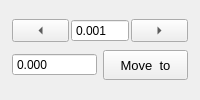
                  <widget class="QFrame" name="stage1Manual">
                   <property name="mytype" stdset="0">
                    <string>inst_manu</string>
                   </property>
                   <layout class="QVBoxLayout" name="verticalLayout_54">
                    <property name="spacing">
                     <number>0</number>
                    </property>
                    <property name="leftMargin">
                     <number>12</number>
                    </property>
                    <property name="rightMargin">
                     <number>12</number>
                    </property>
                    <item>
                     <layout class="QHBoxLayout" name="horizontalLayout_20">
                      <property name="spacing">
                       <number>2</number>
                      </property>
                      <item>
                       <widget class="QToolButton" name="stage1JogL">
                        <property name="sizePolicy">
                         <sizepolicy hsizetype="Expanding" vsizetype="Fixed">
                          <horstretch>0</horstretch>
                          <verstretch>0</verstretch>
                         </sizepolicy>
                        </property>
                        <property name="minimumSize">
                         <size>
                          <width>0</width>
                          <height>0</height>
                         </size>
                        </property>
                        <property name="maximumSize">
                         <size>
                          <width>16777215</width>
                          <height>16777215</height>
                         </size>
                        </property>
                        <property name="text">
                         <string>...</string>
                        </property>
                        <property name="toolButtonStyle">
                         <enum>Qt::ToolButtonStyle::ToolButtonIconOnly</enum>
                        </property>
                        <property name="arrowType">
                         <enum>Qt::ArrowType::LeftArrow</enum>
                        </property>
                        <property name="mytype" stdset="0">
                         <string>arrowbutton</string>
                        </property>
                       </widget>
                      </item>
                      <item>
                       <widget class="QDoubleSpinBox" name="stage1JogStep">
                        <property name="sizePolicy">
                         <sizepolicy hsizetype="Expanding" vsizetype="Fixed">
                          <horstretch>0</horstretch>
                          <verstretch>0</verstretch>
                         </sizepolicy>
                        </property>
                        <property name="maximumSize">
                         <size>
                          <width>16777215</width>
                          <height>16777215</height>
                         </size>
                        </property>
                        <property name="buttonSymbols">
                         <enum>QAbstractSpinBox::ButtonSymbols::NoButtons</enum>
                        </property>
                        <property name="decimals">
                         <number>3</number>
                        </property>
                        <property name="minimum">
                         <double>-26.000000000000000</double>
                        </property>
                        <property name="maximum">
                         <double>26.000000000000000</double>
                        </property>
                        <property name="value">
                         <double>0.001000000000000</double>
                        </property>
                       </widget>
                      </item>
                      <item>
                       <widget class="QToolButton" name="stage1JogR">
                        <property name="sizePolicy">
                         <sizepolicy hsizetype="Expanding" vsizetype="Fixed">
                          <horstretch>0</horstretch>
                          <verstretch>0</verstretch>
                         </sizepolicy>
                        </property>
                        <property name="minimumSize">
                         <size>
                          <width>0</width>
                          <height>0</height>
                         </size>
                        </property>
                        <property name="maximumSize">
                         <size>
                          <width>16777215</width>
                          <height>16777215</height>
                         </size>
                        </property>
                        <property name="text">
                         <string>...</string>
                        </property>
                        <property name="arrowType">
                         <enum>Qt::ArrowType::RightArrow</enum>
                        </property>
                        <property name="mytype" stdset="0">
                         <string>arrowbutton</string>
                        </property>
                       </widget>
                      </item>
                     </layout>
                    </item>
                    <item>
                     <layout class="QHBoxLayout" name="horizontalLayout_7">
                      <property name="spacing">
                       <number>6</number>
                      </property>
                      <property name="leftMargin">
                       <number>0</number>
                      </property>
                      <item>
                       <widget class="QDoubleSpinBox" name="stage1SetPos">
                        <property name="sizePolicy">
                         <sizepolicy hsizetype="Expanding" vsizetype="Fixed">
                          <horstretch>0</horstretch>
                          <verstretch>0</verstretch>
                         </sizepolicy>
                        </property>
                        <property name="maximumSize">
                         <size>
                          <width>16777215</width>
                          <height>16777215</height>
                         </size>
                        </property>
                        <property name="buttonSymbols">
                         <enum>QAbstractSpinBox::ButtonSymbols::NoButtons</enum>
                        </property>
                        <property name="decimals">
                         <number>3</number>
                        </property>
                        <property name="minimum">
                         <double>-26.000000000000000</double>
                        </property>
                        <property name="maximum">
                         <double>26.000000000000000</double>
                        </property>
                       </widget>
                      </item>
                      <item>
                       <widget class="QPushButton" name="stage1MoveTo">
                        <property name="sizePolicy">
                         <sizepolicy hsizetype="Expanding" vsizetype="Fixed">
                          <horstretch>0</horstretch>
                          <verstretch>0</verstretch>
                         </sizepolicy>
                        </property>
                        <property name="maximumSize">
                         <size>
                          <width>16777215</width>
                          <height>30</height>
                         </size>
                        </property>
                        <property name="font">
                         <font>
                          <pointsize>10</pointsize>
                         </font>
                        </property>
                        <property name="text">
                         <string>Move  to</string>
                        </property>
                        <property name="mytype" stdset="0">
                         <string>clickable_button</string>
                        </property>
                       </widget>
                      </item>
                     </layout>
                    </item>
                   </layout>
                  </widget>
